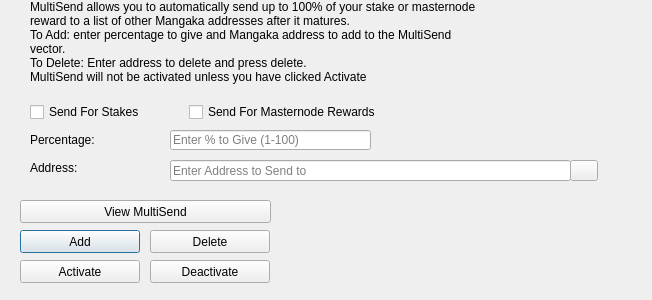
<?xml version="1.0" encoding="UTF-8"?>
<ui version="4.0">
 <class>MultiSendDialog</class>
 <widget class="QDialog" name="MultiSendDialog">
  <property name="windowModality">
   <enum>Qt::NonModal</enum>
  </property>
  <property name="geometry">
   <rect>
    <x>0</x>
    <y>0</y>
    <width>652</width>
    <height>300</height>
   </rect>
  </property>
  <property name="windowTitle">
   <string>MultiSend</string>
  </property>
  <widget class="QLineEdit" name="multiSendPercentEdit">
   <property name="geometry">
    <rect>
     <x>170</x>
     <y>130</y>
     <width>201</width>
     <height>20</height>
    </rect>
   </property>
   <property name="toolTip">
    <string>Enter whole numbers 1 - 100</string>
   </property>
   <property name="placeholderText">
    <string>Enter % to Give (1-100)</string>
   </property>
  </widget>
  <widget class="QLineEdit" name="multiSendAddressEdit">
   <property name="geometry">
    <rect>
     <x>170</x>
     <y>160</y>
     <width>401</width>
     <height>21</height>
    </rect>
   </property>
   <property name="toolTip">
    <string/>
   </property>
   <property name="placeholderText">
    <string>Enter Address to Send to</string>
   </property>
  </widget>
  <widget class="QLabel" name="label_2">
   <property name="geometry">
    <rect>
     <x>30</x>
     <y>0</y>
     <width>451</width>
     <height>121</height>
    </rect>
   </property>
   <property name="lineWidth">
    <number>1</number>
   </property>
   <property name="text">
    <string>MultiSend allows you to automatically send up to 100% of your stake or masternode reward to a list of other Mangaka addresses after it matures.
To Add: enter percentage to give and Mangaka address to add to the MultiSend vector.
To Delete: Enter address to delete and press delete.
MultiSend will not be activated unless you have clicked Activate</string>
   </property>
   <property name="alignment">
    <set>Qt::AlignLeading|Qt::AlignLeft|Qt::AlignTop</set>
   </property>
   <property name="wordWrap">
    <bool>true</bool>
   </property>
  </widget>
  <widget class="QLabel" name="message">
   <property name="geometry">
    <rect>
     <x>290</x>
     <y>200</y>
     <width>351</width>
     <height>91</height>
    </rect>
   </property>
   <property name="text">
    <string/>
   </property>
  </widget>
  <widget class="QPushButton" name="addButton">
   <property name="geometry">
    <rect>
     <x>20</x>
     <y>230</y>
     <width>120</width>
     <height>23</height>
    </rect>
   </property>
   <property name="toolTip">
    <string/>
   </property>
   <property name="statusTip">
    <string>Add to MultiSend Vector</string>
   </property>
   <property name="text">
    <string>Add</string>
   </property>
  </widget>
  <widget class="QPushButton" name="disableButton">
   <property name="geometry">
    <rect>
     <x>150</x>
     <y>260</y>
     <width>120</width>
     <height>23</height>
    </rect>
   </property>
   <property name="statusTip">
    <string>Deactivate MultiSend</string>
   </property>
   <property name="text">
    <string>Deactivate</string>
   </property>
  </widget>
  <widget class="QPushButton" name="addressBookButton">
   <property name="geometry">
    <rect>
     <x>570</x>
     <y>160</y>
     <width>28</width>
     <height>21</height>
    </rect>
   </property>
   <property name="toolTip">
    <string>Choose an address from the address book</string>
   </property>
   <property name="text">
    <string/>
   </property>
   <property name="icon">
    <iconset resource="../mangaka.qrc">
     <normaloff>:/icons/address-book</normaloff>:/icons/address-book</iconset>
   </property>
   <property name="shortcut">
    <string>Alt+A</string>
   </property>
   <property name="autoDefault">
    <bool>false</bool>
   </property>
  </widget>
  <widget class="QLabel" name="label">
   <property name="geometry">
    <rect>
     <x>30</x>
     <y>130</y>
     <width>121</width>
     <height>20</height>
    </rect>
   </property>
   <property name="toolTip">
    <string>Percentage of stake to send</string>
   </property>
   <property name="text">
    <string>Percentage:</string>
   </property>
  </widget>
  <widget class="QLabel" name="label_5">
   <property name="geometry">
    <rect>
     <x>30</x>
     <y>160</y>
     <width>111</width>
     <height>16</height>
    </rect>
   </property>
   <property name="toolTip">
    <string>Address to send portion of stake to</string>
   </property>
   <property name="text">
    <string>Address:</string>
   </property>
  </widget>
  <widget class="QPushButton" name="deleteButton">
   <property name="geometry">
    <rect>
     <x>150</x>
     <y>230</y>
     <width>120</width>
     <height>23</height>
    </rect>
   </property>
   <property name="toolTip">
    <string/>
   </property>
   <property name="statusTip">
    <string>Delete Address From MultiSend Vector</string>
   </property>
   <property name="text">
    <string>Delete</string>
   </property>
  </widget>
  <widget class="QPushButton" name="activateButton">
   <property name="geometry">
    <rect>
     <x>20</x>
     <y>260</y>
     <width>120</width>
     <height>23</height>
    </rect>
   </property>
   <property name="statusTip">
    <string>Activate MultiSend</string>
   </property>
   <property name="text">
    <string>Activate</string>
   </property>
  </widget>
  <widget class="QPushButton" name="viewButton">
   <property name="geometry">
    <rect>
     <x>20</x>
     <y>200</y>
     <width>251</width>
     <height>23</height>
    </rect>
   </property>
   <property name="toolTip">
    <string/>
   </property>
   <property name="statusTip">
    <string>View MultiSend Vector</string>
   </property>
   <property name="text">
    <string>View MultiSend</string>
   </property>
  </widget>
  <widget class="QWidget" name="horizontalLayoutWidget">
   <property name="geometry">
    <rect>
     <x>30</x>
     <y>100</y>
     <width>351</width>
     <height>24</height>
    </rect>
   </property>
   <layout class="QHBoxLayout" name="horizontalLayout">
    <item>
     <widget class="QCheckBox" name="multiSendStakeCheckBox">
      <property name="text">
       <string>Send For Stakes</string>
      </property>
     </widget>
    </item>
    <item>
     <widget class="QCheckBox" name="multiSendMasternodeCheckBox">
      <property name="text">
       <string>Send For Masternode Rewards</string>
      </property>
     </widget>
    </item>
   </layout>
  </widget>
 </widget>
 <resources>
  <include location="../mangaka.qrc"/>
 </resources>
 <connections/>
</ui>
